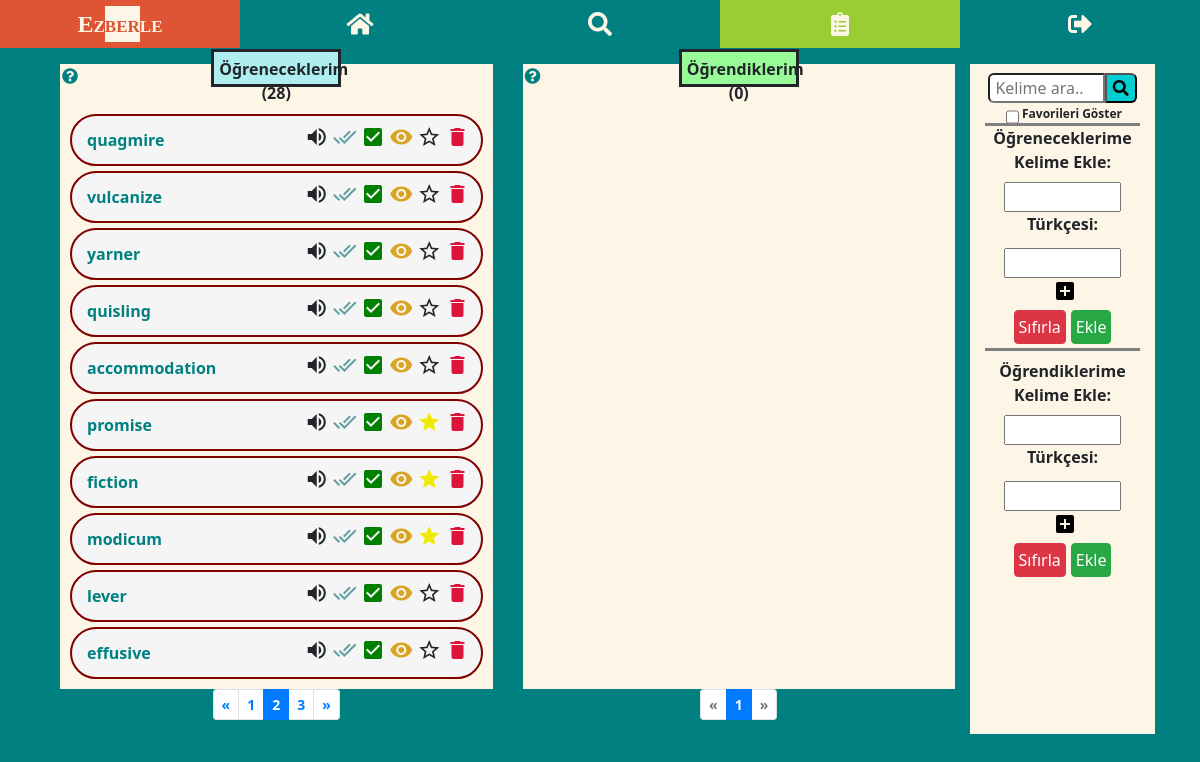
Page /kelime_listesi/?s=2 (signed in) on the earlier database version.
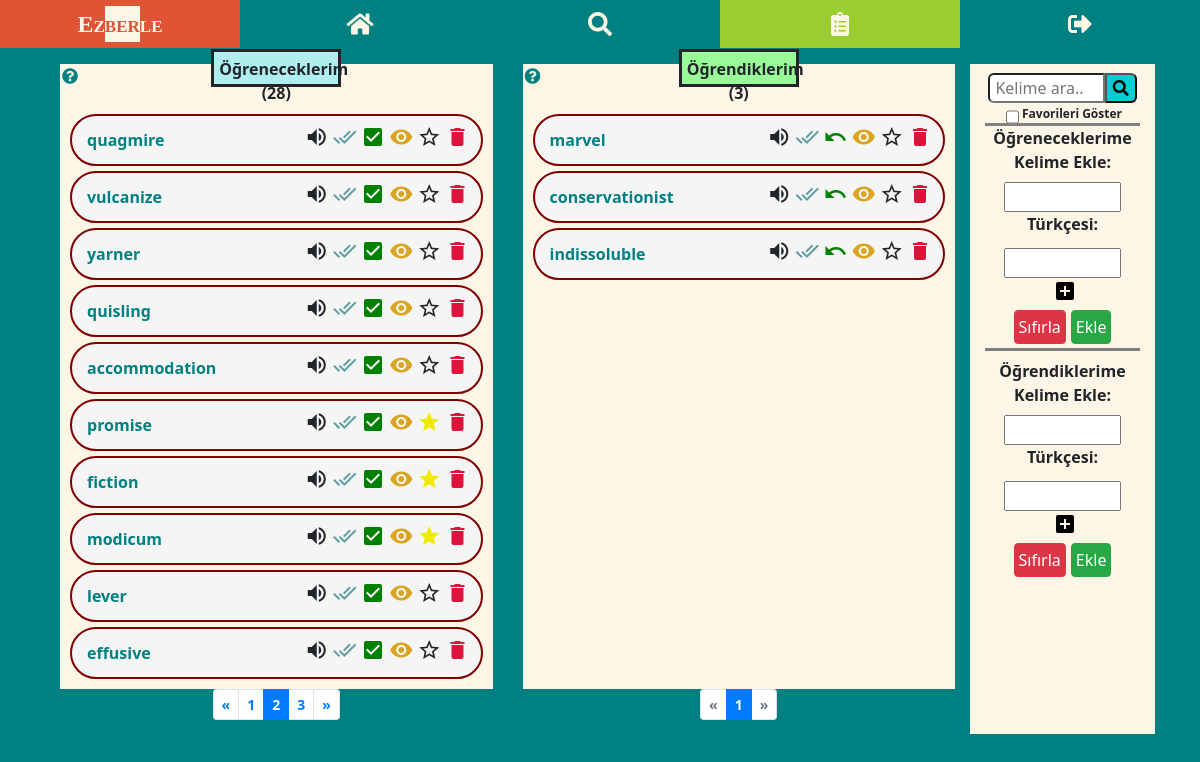
Same page on the later database version.
### my_dict/models.py (models this page shows, shortened)
class WordEn(models.Model):
    user = models.ForeignKey(User, on_delete=models.CASCADE)
    english = models.CharField(max_length=100)
    audio = models.CharField(max_length=300)
    create_time = models.DateTimeField(auto_now_add=True)
    is_learned = models.BooleanField(default=False)
    is_seen = models.BooleanField(default=False)
    is_starred = models.BooleanField(default=False)
    memorize_tracker = FieldTracker(fields=['is_learned'])
    class Meta:
        ordering = ['-create_time']

### my_dict/views.py (the view)
# urls.py: path('kelime_listesi/', my_word_list, name='word-list'),
@login_required
def my_word_list(request):
    learned_words = WordEn.objects.filter(user=request.user, is_learned=True)
    unlearned_words = WordEn.objects.filter(user=request.user, is_learned=False)
    learned_count = len(learned_words)
    unlearned_count = len(unlearned_words)
    if request.method == 'POST':
        if "english-unl" in request.POST:
            word_en = request.POST.get('english-unl')
            word_tr_list = request.POST.getlist('turkish-unl[]')
            if not WordEn.objects.filter(user=request.user, english=word_en).exists():
                create_word_en = WordEn(user=request.user, english=word_en)
                create_word_en.save()
                for word_tr in word_tr_list:
                    if word_tr.strip() != "":
                        create_word_tr = create_word_en.turkish.create(turkish=word_tr)
                        create_word_tr.save()
                is_added = True
            else:
                is_added = False
            data = {'is_added': is_added}
            return JsonResponse(data)
        elif "english-l" in request.POST:
            word_en = request.POST.get('english-l')
            word_tr_list = request.POST.getlist('turkish-l[]')
            if not WordEn.objects.filter(user=request.user, english=word_en).exists():
                create_word_en = WordEn(user=request.user, english=word_en, is_learned=True)
                create_word_en.save()
                for word_tr in word_tr_list:
                    if word_tr.strip() != "":
                        create_word_tr = create_word_en.turkish.create(turkish=word_tr)
                        create_word_tr.save()
                is_added = True
            else:
                is_added = False
            data = {'is_added': is_added}
            return JsonResponse(data)
    elif request.method == "GET":
        word = request.GET.get("q")
        my_word_list_search(request, word)
    paginator_unl = Paginator(unlearned_words, 10)
    page_no_unl = request.GET.get('s')
    page_unl = paginator_unl.get_page(page_no_unl)
    paginator_l = Paginator(learned_words, 10)
    page_no_l = request.GET.get('p')
    page_l = paginator_l.get_page(page_no_l)
    context = {
        'page_obj_unl': page_unl,
        'page_obj_l': page_l,
        'learned_words': learned_words,
        'unlearned_words': unlearned_words,
        'learned_count': learned_count,
        'unlearned_count': unlearned_count,
    }
    return render(request, 'my_dict/word_list.html', context=context)

### my_dict/templates/my_dict/word_list.html (shortened to what this page needs)
{% extends 'base.html' %}
{% load static %}
{% block content %}
<div class="container-md" style="padding-top:48px">
<div class="row mt-3">
    <div class="col-lg-5 tbl-first pd-neg">
        <div class="tbl-words position-relative">
            <span class="title title-unl">Öğreneceklerim <br> <div>(<span class="count-unl">{{ unlearned_count }}</span>)</div></span>
            <div class="tt">
              <i class="fas fa-question-circle"></i>
            </div>
            <ul class="unl-word" style="max-height:626px">
                {% if "kelime_listesi/q=" not in request.path or page_obj_unl|length > 0 %}
                    {% for word in page_obj_unl %}
                    <li data-id="{{word.id}}" class="li{{word.id}}">
                        <div class="en-section">
                            <div class="align-self-center word">
                                <a href="{% url 'dictionary' word.english %}">{{ word.english }}</a>
                            </div>
                            <div data-id="{{word.id}}" class="btn-grp" style="padding-right:3px;">
                                {% if word.audio %}
                                <i title="Dinle" style="cursor:pointer; right:10px;" class="material-icons audio">volume_up</i>
                                {% else %}
                                <i title="Ses mevcut değil" style="cursor:pointer; right:10px;" class="material-icons audio">volume_off</i>
                                <audio src="{{word.audio}}"></audio>
                                {% endif %}
                                {% if word.is_seen %}
                                <i title="Görüldü" class="material-icons tick-seen dodger" style="cursor:pointer;">done_all</i>
                                {% else %}
                                <i title="Görüldü" class="material-icons tick-seen cadet" style="cursor:pointer;">done_all</i>
                                {% endif %}
                                <i title="Ezberledim" class="material-icons tick-learn memorize" style="cursor:pointer;">check_box</i>
                                <button data-toggle="collapse" data-target=".tr{{word.id}}" class="eye"><i title="Türkçelerini göster" class="material-icons" style="margin-left: -6px;margin-right:-6px">remove_red_eye</i></button>
                                {% if not word.is_starred %}
                                <i title="Favorilere ekle" class="material-icons star" style="cursor:pointer;">star_border</i>
                                {% else %}
                                <i title="Favorilere eklendi" class="material-icons star pale-yellow" style="cursor:pointer;">star</i>
                                {% endif %}
                                <i title="Sil" class="material-icons del del-unl" style="cursor:pointer;">delete</i>
                            </div>
                        </div>
                    </li>
                    {% endfor %}
                {% elif page_obj_unl|length == 0 and '$favorites' not in request.path %}
                    <li>Bu listeye <u style="color:red">{{word}}</u> için bir kelime kayıt edilmemiş.</li>
                {% endif %}
            </ul>
        </div>
        {% if 'kelime_listesi/q=' not in request.path or unl_pg_count > 9 %}
        <nav aria-label="Page navigation example">
          <ul class="pagination pagination-sm justify-content-center">
          {% if page_obj_unl.has_previous %}
              <li class="page-item">
              <a class="page-link" href="?s={{ page_obj_unl.previous_page_number }}">&laquo</a>
            </li>
          {% else %}
              <li class="page-item disabled">
              <a class="page-link" href="#" tabindex="-1" aria-disabled="true">&laquo</a>
            </li>
          {% endif %}
          {% for i in page_obj_unl.paginator.page_range %}
              {% if page_obj_unl.number == i %}
                  <li class="page-item active" aria-current="page">
                <span class="page-link">
                  {{ i }}
                </span>
              </li>
              {% elif i > page_obj_unl.number|add:'-5' and i < page_obj_unl.number|add:'5' %}
                   <li class="page-item"><a class="page-link" href="?s={{ i }}">{{ i }}</a></li>
              {% endif %}
          {% endfor %}
          {% if page_obj_unl.has_next %}
              <li class="page-item">
              <a class="page-link" href="?s={{ page_obj_unl.next_page_number }}">&raquo</a>
            </li>
          {% else %}
              <li class="page-item disabled">
              <a class="page-link" href="#" tabindex="-1" aria-disabled="true">&raquo</a>
            </li>
          {% endif %}
        </ul>
      </nav>
        {% endif %}
    </div>
    <div class="col-lg-5 mt-md-2 mt-lg-0 pd-neg">
        <div class="tbl-words position-relative">
            <span class="title title-l">Öğrendiklerim <br> (<span class="count-l">{{ learned_count }}</span>)</span>
            <div class="tt">
              <i class="fas fa-question-circle"></i>
            </div>
            <ul class="l-word" style="max-height:626px">
                {% if "kelime_listesi/q=" not in request.path or page_obj_l|length > 0 %}
                    {% for word in page_obj_l %}
                    <li data-id="{{word.id}}" class="li{{word.id}}">
                        <div class="en-section">
                            <div class="align-self-center word">
                                <a href="{% url 'dictionary' word.english %}">{{ word.english }}</a>
                            </div>
                            <div data-id="{{word.id}}" class="btn-grp" style="padding-right:3px;">
                                {% if word.audio %}
                                <i title="Dinle" style="cursor:pointer; right:10px;" class="material-icons audio">volume_up</i>
                                {% else %}
                                <i title="Ses mevcut değil" style="cursor:pointer; right:10px;" class="material-icons audio">volume_off</i>
                                <audio src="{{word.audio}}"></audio>
                                {% endif %}
                                {% if word.is_seen %}
                                <i title="Görüldü" class="material-icons tick-seen dodger" style="cursor:pointer;">done_all</i>
                                {% else %}
                                <i title="Görüldü" class="material-icons tick-seen cadet" style="cursor:pointer;">done_all</i>
                                {% endif %}
                                <i title="Unuttum" class="material-icons tick-unlearn memorize" style="cursor:pointer;">undo</i>
                                {% if word.turkish %}
                                <button data-toggle="collapse" data-target=".tr{{word.id}}" class="eye"><i title="Türkçelerini göster" class="material-icons" style="margin-left: -6px;margin-right:-6px">remove_red_eye</i></button>
                                {% endif %}
                                {% if not word.is_starred %}
                                <i title="Favorilere ekle" class="material-icons star" style="cursor:pointer;">star_border</i>
                                {% else %}
                                <i title="Favorilere eklendi" class="material-icons star pale-yellow" style="cursor:pointer;">star</i>
                                {% endif %}
                                <i title="Sil" class="material-icons del del-l" style="cursor:pointer;">delete</i>
                            </div>
                        </div>
                    </li>
                    {% endfor %}
                {% elif page_obj_l|length == 0 and '$favorites' not in request.path %}
                    <li>Bu listeye <u style="color:red">{{word}}</u> için bir kelime kayıt edilmemiş.</li>
                {% endif %}
            </ul>
        </div>
        {% if 'kelime_listesi/q=' not in request.path or l_pg_count > 9 %}
        <nav aria-label="Page navigation example">
          <ul class="pagination pagination-sm justify-content-center">
          {% if page_obj_l.has_previous %}
              <li class="page-item">
              <a class="page-link" href="?p={{ page_obj_l.previous_page_number }}">&laquo</a>
            </li>
          {% else %}
              <li class="page-item disabled">
              <a class="page-link" href="#" tabindex="-1" aria-disabled="true">&laquo</a>
            </li>
          {% endif %}
          {% for i in page_obj_l.paginator.page_range %}
              {% if page_obj_l.number == i %}
                  <li class="page-item active" aria-current="page">
                <span class="page-link">
                  {{ i }}
                </span>
              </li>
              {% elif i > page_obj_l.number|add:'-5' and i < page_obj_l.number|add:'5' %}
                   <li class="page-item"><a class="page-link" href="?p={{ i }}">{{ i }}</a></li>
              {% endif %}
          {% endfor %}
          {% if page_obj_l.has_next %}
              <li class="page-item">
              <a class="page-link" href="?p={{ page_obj_l.next_page_number }}">&raquo</a>
            </li>
          {% else %}
              <li class="page-item disabled">
              <a class="page-link" href="#" tabindex="-1" aria-disabled="true">&raquo</a>
            </li>
          {% endif %}
          </ul>
        </nav>
        {% endif %}
    </div>
    <div class="col-lg-2 col-sm-8 word-mng mb-md-3 mb-lg-0 pd-neg" style="max-height:670px; background:oldlace">
        <div style="height:50px">
            <div class="d-flex justify-content-center" style="margin-top:9px">
                {% if 'kelime_listesi/q=' in request.path and '$favorites' not in request.path %}
                    <input class="wl-search w-75" name="q" placeholder="Kelime ara.." type="search" value="{{word}}" onClick="this.setSelectionRange(0, this.value.length)">
                {% else %}
                    <input class="wl-search w-75" name="q" placeholder="Kelime ara.." type="search">
                {% endif %}
                <button class="wl-search-btn"><i class="fas fa-search"></i></button>
            </div>
            {% if '$favorites' in request.path %}
            <div class="d-flex justify-content-center"><input id="show-fav" type="checkbox" checked style="margin:5px 3px">
                <label for="show-fav" style="font-size:12px;margin-top:2px">Favorileri Göster</label>
            </div>
            {% else %}
            <div class="d-flex justify-content-center"><input id="show-fav" type="checkbox" style="margin:5px 3px">
                <label for="show-fav" style="font-size:12px;margin-top:2px">Favorileri Göster</label>
            </div>
            {% endif %}
        </div>
        <div class="mng-body">
            <div class="text-center mng-top" style="border-bottom:medium solid gray;border-top:medium solid gray; display:grid">
                <div>
                    <span id="add-title-unl">Öğreneceklerime</span><br>
                    <label for="english-unl">Kelime Ekle:</label>
                </div>
                <div><input type="text" id="english-unl" name="english-unl" required aria-autocomplete="none" style="width:75%"></div>
                <div><label for="turkish-unl">Türkçesi:</label></div>
                <div><input type="text" id="turkish-unl" name="turkish-unl" class="input-tr-unl mt-1 turkish w-75" aria-autocomplete="none"></div>
                <div class="d-flex justify-content-center">
                  <button class="add-tr add-tr-unl"><i class="material-icons">add_box</i></button>
                </div>
                <div class="d-flex justify-content-center mb-1">
                  <input class="btn btn-danger p-1 reset-unl" type="reset" value="Sıfırla" style="margin-right:5px;">
                  <input class="btn btn-success p-1 add2unl" type="submit" value="Ekle">
                </div>
            </div>
        </div>
        <div class="text-center mng-bottom" style="display:grid">
            <div>
                <span id="add-title-l">Öğrendiklerime</span> <br>
                <label for="english-l">Kelime Ekle:</label>
            </div>
            <div><input type="text" id="english-l" name="english-l" required aria-autocomplete="none" style="width:75%"></div>
            <div><label for="turkish-l">Türkçesi:</label></div>
            <div><input type="text" id="turkish-l" name="turkish-l" class="input-tr-l mt-1 turkish w-75" aria-autocomplete="none"></div>
            <div class="d-flex justify-content-center">
              <button class="add-tr add-tr-l"><i class="material-icons">add_box</i></button>
            </div>
            <div class="d-flex justify-content-center mng-form2 mb-sm-1 mb-lg-0">
              <input class="btn btn-danger p-1 reset-l" type="reset" value="Sıfırla" style="margin-right:5px">
              <input class="btn btn-success p-1 add2l" type="submit" value="Ekle">
            </div>
        </div>
    </div>
</div>
</div>
{% endblock %}

Differences in the rows shown:
now on this page (row edited): WordEn: english "marvel", is_seen False (drawn), is_starred False (drawn)
now on this page (row edited): WordEn: english "conservationist", is_seen False (drawn), is_starred False (drawn)
added WordEn: english "indissoluble", is_seen False (drawn), is_starred False (drawn)
Other differences:
{{ learned_count }}: "0" → "3"
